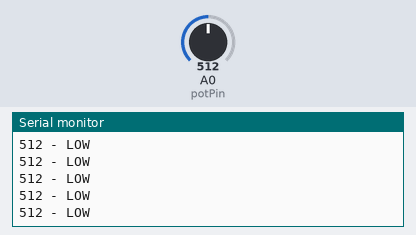
Recording of a sketch running on a simulated Arduino Uno, built with avr-gcc and run on an emulated ATmega328P. Shown: the last lines printed to the serial monitor. The inputs (shaded band) are chosen by the test bench; at power-on: A0 (potPin) = 512.

Above: at 1.2 s.
1.3 s: A0 (potPin) set to 520
At 1.56 s:
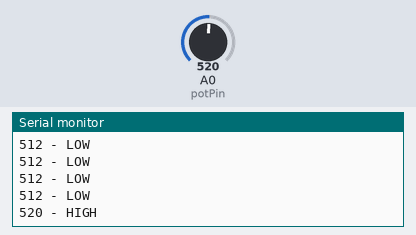
3.3 s: A0 (potPin) set to 511
At 3.36 s:
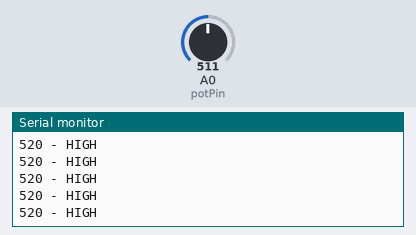

The sketch:

04_potentiometer.ino
```cpp
const int potPin = A0;

void setup() {
  Serial.begin(9600);
}

void loop() {
  int value = analogRead(potPin);
  Serial.print(value);
  Serial.print(" - ");

  if (value > 512) {
    Serial.println("HIGH");
  } else {
    Serial.println("LOW");
  }

  delay(200);
}
```

Measured:
- the behaviour switches between 512 and 513 on A0 (potPin) (found by bisection; images 0 and 1)
- after the input at 1.3 s, the serial monitor: prints a new line after 0.10 s (image 1)
